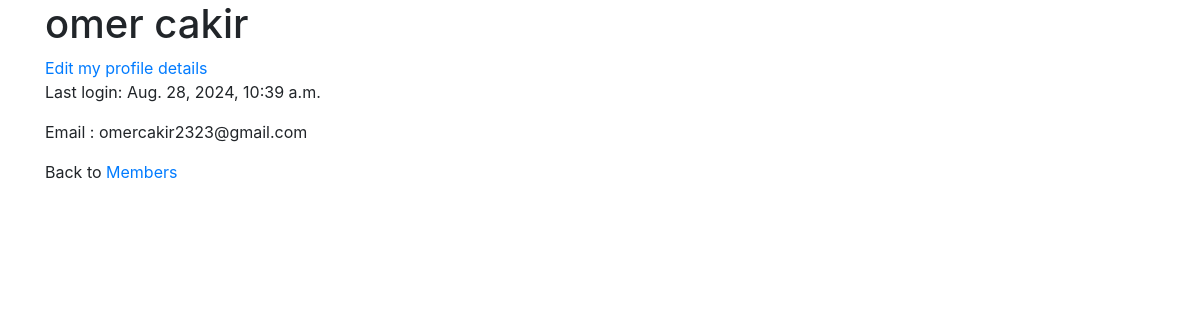
The app's page /members/details/4 (signed in) with its own data.
### members/models.py (models this page shows, shortened)
class Member(AbstractBaseUser, PermissionsMixin):# AbstractBaseUser does the work that gives us
    email = models.EmailField(unique=True)
    first_name = models.CharField(max_length=30)
    last_name = models.CharField(max_length=30)
    is_active = models.BooleanField(default=True)
    is_staff = models.BooleanField(default=False)
    objects = MemberManager()
    USERNAME_FIELD = 'email'
    REQUIRED_FIELDS = ['first_name', 'last_name']

### members/views.py (the view)
# urls.py: path('members/details/<int:id>',views.details,name='details'),
def details(request,id):
    mymember = Member.objects.get(id=id)
    template = loader.get_template('details.html')
    context = {
        'mymember':mymember,
    }
    return HttpResponse(template.render(context,request))

### members/templates/details.html (shortened to what this page needs)
{% extends "master.html" %}
{% block content %}
  <h1>{{ mymember.first_name }} {{ mymember.last_name }}</h1>
  {% if user.is_authenticated %}
  <a href="/members/details/{{mymember.id}}/edit">Edit my profile details</a>
  {% endif %}
  <p>Last login: {{ mymember.last_login }}</p>
   <p>Email : {{mymember.email}}</p>
  <p>Back to <a href="/members">Members</a></p>
{% endblock %}

### records on screen
Member: first_name "omer", last_name "cakir", last_login "Aug. 28, 2024, 10:39 a.m.", email "omercakir2323@gmail.com"
